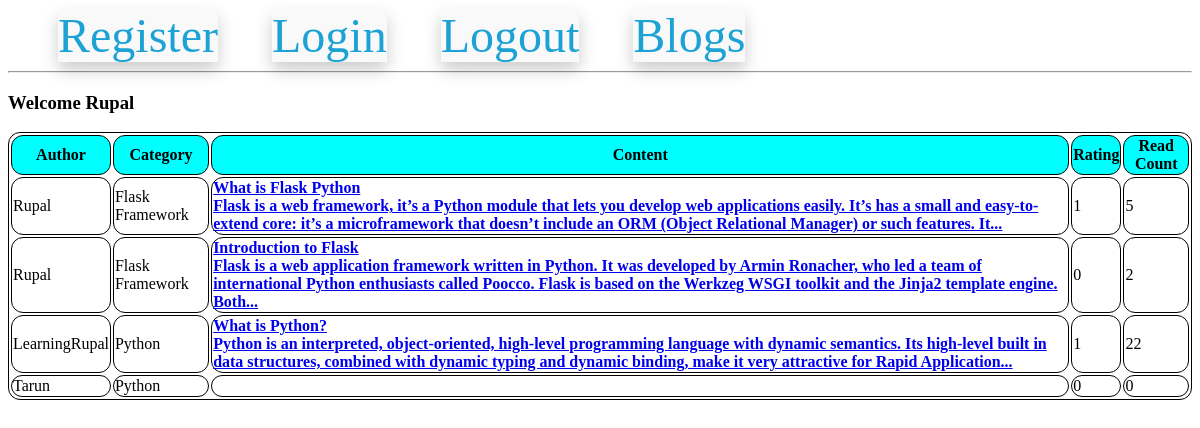
Page /listAllBlogs (signed in) on the committed database.
### models.py (models this page shows, shortened)
class UserModel(UserMixin,db.Model):
    __tablename__ = 'users'
    id = db.Column(db.Integer, primary_key=True)
    email = db.Column(db.String(100), unique=True)
    username = db.Column(db.String(100))
    password_hash = db.Column(db.String(250))

class BlogModel(db.Model):
    id = db.Column(db.Integer,primary_key=True)
    category_id = db.Column(db.Integer,db.ForeignKey('category_master.category_id'), nullable=False)
    blog_user_id = db.Column(db.Integer,db.ForeignKey('users.id'), nullable=False)
    blog_text = db.Column(db.Text, nullable=False)
    blog_creation_date = db.Column(db.DateTime)
    blog_read_count = db.Column(db.Integer, default=0)
    blog_rating_count = db.Column(db.Integer, default=0)

### routes.py (the view)
@app.route('/listAllBlogs')
def list_all_blogs():
    all_blogs = BlogModel.query.all()
    all_users = UserModel.query.all()
    print(all_blogs)
    return render_template('list_all_blogs.html',all_blogs=all_blogs, all_users=all_users, all_categories = global_all_category_name)

### models.py (called while the page is built)
@login.user_loader
def load_user(id):
    return UserModel.query.get(int(id))

### templates/list_all_blogs.html (shortened to what this page needs)
{% extends 'base.html'%}
{% block content%}
    {% if current_user.username == Null %}
    <h3>Welcome Guest</h3>
    {% else %}
    <h3>Welcome {{current_user.username}}</h3>
    {% endif %}
    <table>
        <thead>
            <th>
                Author
            </th>
            <th>
                Category
            </th>
            <th>Content</th>
            <th>Rating</th>
            <th>Read Count</th>
        </thead>
        <tbody>
            {% for a_blog in all_blogs %}
            <tr>
                <td>{{ all_users[a_blog.blog_user_id-1].username}}</td>
                <td>{{ all_categories[a_blog.category_id-1] }}</td>
                {% if current_user.is_authenticated %}
                   <td> <a href="/blogDetail/{{a_blog.id}}/{{all_users[a_blog.blog_user_id-1].username}}/{{ all_categories[a_blog.category_id-1] }}">{{ a_blog.blog_text|safe|truncate(275) }}</a></td>
                {% else %}
                <td>{{ a_blog.blog_text|safe|truncate(275) }}</td>
                {% endif %}
                <td>{{ a_blog.blog_rating_count }}</td>
                <td>{{ a_blog.blog_read_count }}</td>
            </tr>
           {% endfor%}
        </tbody>
    </table>
{% endblock %}

### templates/list_all_blogs.html (style rules this page uses)
th { background-color: aqua; }
table, td, th { border: 1px solid black; border-radius: 12px; }

### rows in the picture
UserModel: username "Rupal"
BlogModel: all_categories "Flask Framework", blog_text "What is Flask Python Flask is a web framework, it’s a Python module that lets you develop web applications easily. It’s has a small and easy-to-extend core: it’s a microframework that doesn’t include an ORM (Object Relational Manager) or such features. It...", blog_rating_count "1", blog_read_count "5"
BlogModel: all_categories "Flask Framework", blog_text "Introduction to Flask Flask is a web application framework written in Python. It was developed by Armin Ronacher, who led a team of international Python enthusiasts called Poocco. Flask is based on the Werkzeg WSGI toolkit and the Jinja2 template engine. Both...", blog_rating_count "0", blog_read_count "2"
BlogModel: all_categories "Python", blog_text "What is Python? Python is an interpreted, object-oriented, high-level programming language with dynamic semantics. Its high-level built in data structures, combined with dynamic typing and dynamic binding, make it very attractive for Rapid Application...", blog_rating_count "1", blog_read_count "22"
UserModel: username "LearningRupal"
BlogModel: all_categories "Python", blog_rating_count "0", blog_read_count "0"
UserModel: username "Tarun"
